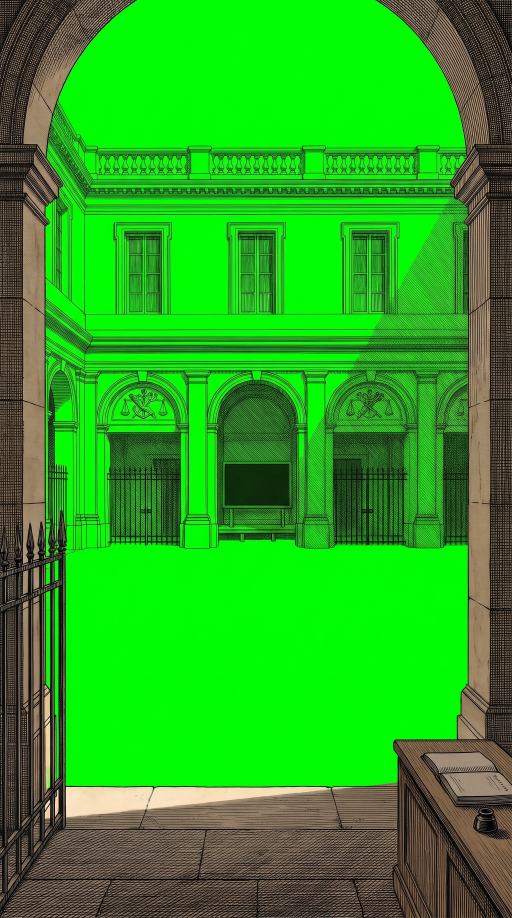
#> input picture bolumler/blanc-kardesler/storyboard-v2/hibrit-test/BORSA-katman-on-d4.png, 1536 x 2752 px (shown at 1/3 size)
$ python kalibrasyon_olcum.py ../bolumler/blanc-kardesler/storyboard-v2/hibrit-test/BORSA-katman-on-d4.png
#> lines starting #> are read from the running program, lines starting #| are printed output that depends on the picture; after the words box and inside, x2 and y2 are one past the last pixel; in counts of white or black regions, pixels touching at a corner belong together
#!/usr/bin/env python3
"""Kalibrasyon karesi renk ölçümü (CLAUDE.md Paris dersleri: sıcak piksel ≥ %14, p95 L* ≥ 75; imza nesnesi en parlak/doygun,
geri kalan L* ≤ 88, C* ≤ 28; kırmızı yalnız izinli bölgede). Lab D65, sRGB.

Kullanım:
  python3 -I tools/kalibrasyon_olcum.py <kare.png> [--imza x0,y0,x1,y1 ...] [--kirmizi x0,y0,x1,y1 ...] [--bolge ad=x0,y0,x1,y1 ...] [--json cikti.json]
  --imza     : imza nesnesi kutuları (banknot). Kutu içindeki AÇIK + NÖTR pikseller (L* ≥ 80, C* ≤ 11) imza sayılır; geri kalan ölçüm bunların DIŞINDA.
  --kirmizi  : kırmızıya izin verilen kutu (P07 çarpı). Dışında kırmızı (HSV ton ≤ 15° ya da ≥ 340°, s > .5, v > .3, Lab C* > 40) piksel sayılır.
  --bolge    : ek bölge raporu (ör. kapı şeridi): ortalama L*, C*, h, sıcak oranı.
Çıktı: tek satır özet + ayrıntı; --json ile makine okunur.
"""
import json, sys
import numpy as np
from PIL import Image


def lab(rgb):
    c = rgb.astype(np.float64) / 255.0
    c = np.where(c <= 0.04045, c / 12.92, ((c + 0.055) / 1.055) ** 2.4)
    M = np.array([[0.4124564, 0.3575761, 0.1804375], [0.2126729, 0.7151522, 0.0721750], [0.0193339, 0.1191920, 0.9503041]])
    xyz = c @ M.T / np.array([0.95047, 1.0, 1.08883])
    f = np.where(xyz > (6 / 29) ** 3, np.cbrt(xyz), xyz / (3 * (6 / 29) ** 2) + 4 / 29)
    L = 116 * f[..., 1] - 16
    a = 500 * (f[..., 0] - f[..., 1])
    b = 200 * (f[..., 1] - f[..., 2])
    return L, a, b


def kutu(s):
    return [int(float(v)) for v in s.split(",")]


def main():
    arg = sys.argv[1:]
    if not arg:
        print(__doc__); sys.exit(2)
    dosya = arg[0]
    imza, kirmizi, bolge, jcikti = [], [], [], None
    mod = None
    for a in arg[1:]:
        if a in ("--imza", "--kirmizi", "--bolge", "--json"):
            mod = a; continue
        if mod == "--imza": imza.append(kutu(a))
        elif mod == "--kirmizi": kirmizi.append(kutu(a))
        elif mod == "--bolge": ad, k = a.split("="); bolge.append((ad, kutu(k)))
        elif mod == "--json": jcikti = a
    im = np.asarray(Image.open(dosya).convert("RGB"))
#> im is the input picture: shape (2752, 1536, 3); mean R, G, B 41.6, 167.5, 31.7
    H, W = im.shape[:2]
#> H = 2752; W = 1536
    L, A, B = lab(im)
#> in lab, `a = 500 * (f[..., 0] - f[..., 1])`:
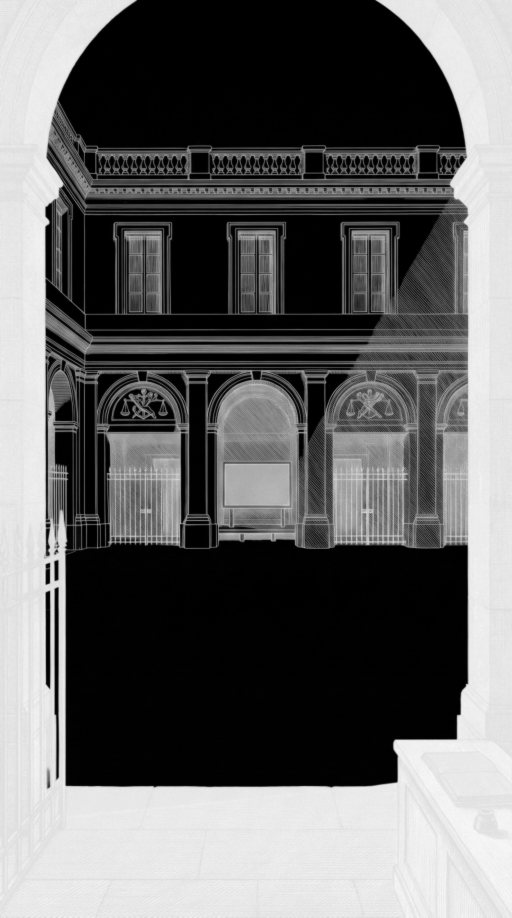
#> a: shape (2752, 1536) float64 (shown at 1/3 size); min -86.18, max 11.86, mean -46.69; drawn with min black and max white
    C = np.hypot(A, B)
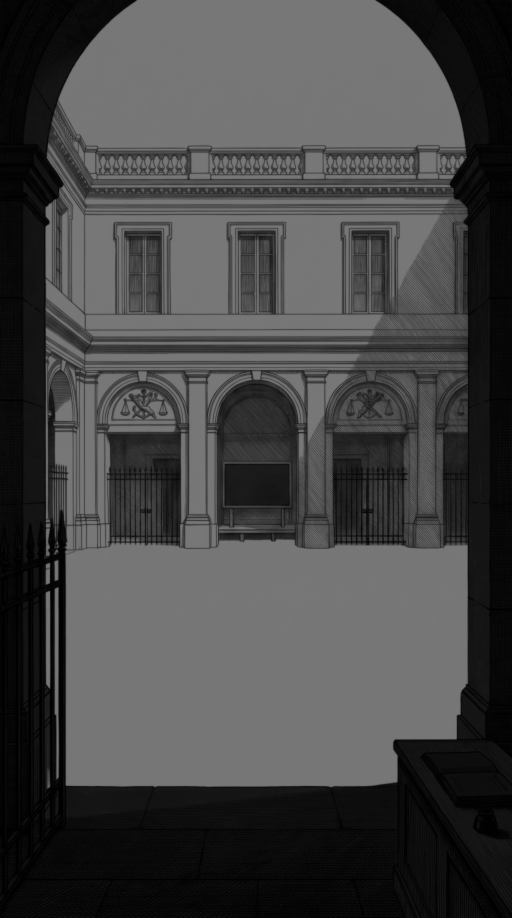
#> C: shape (2752, 1536) float64 (shown at 1/3 size); min 0, max 119.8, mean 69.4
    h = (np.degrees(np.arctan2(B, A)) + 360) % 360
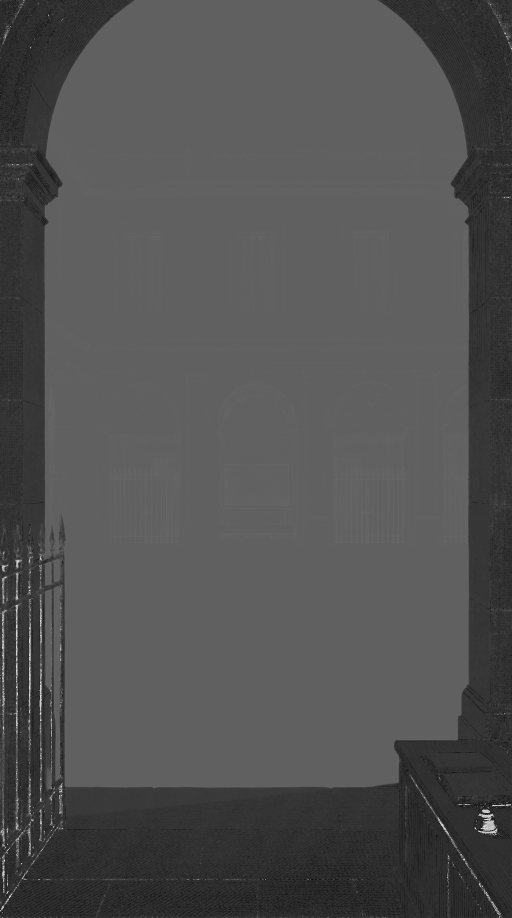
#> h: shape (2752, 1536) float64 (shown at 1/3 size); min 0, max 360, mean 115.8; drawn with min black and max white
    sicak = (h >= 20) & (h <= 80) & (C >= 10)
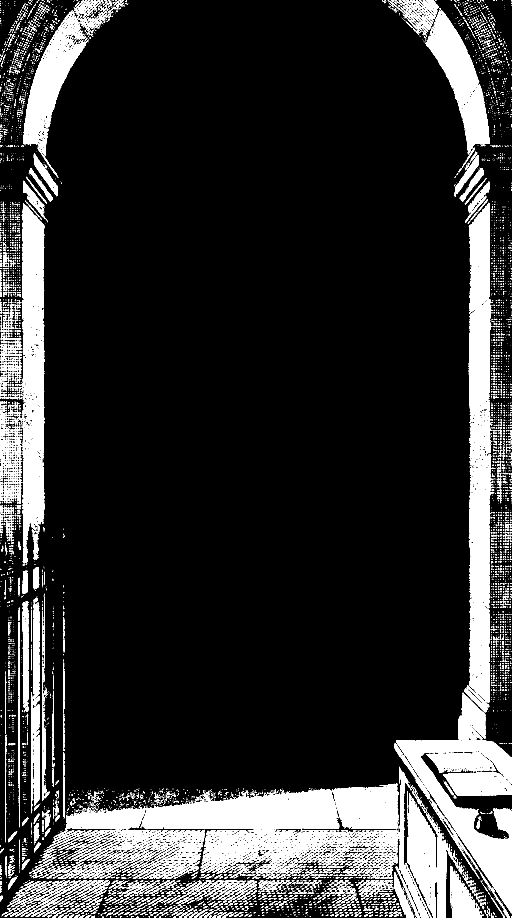
#> sicak: shape (2752, 1536) bool (shown at 1/3 size); 14.6% white; 7796 white regions (6297 under 20 px), largest, box (x1, y1, x2, y2) and area: (195, 2366, 1193, 2620) 94307, (1406, 608, 1471, 2108) 80302, (1188, 2220, 1536, 2740) 49919
    imzaM = np.zeros((H, W), bool)
    for x0, y0, x1, y1 in imza:
        sub = np.zeros((H, W), bool); sub[max(0, y0):y1, max(0, x0):x1] = True
        imzaM |= sub & (L >= 80) & (C <= 11)  # banknot kâğıdı: açık + nötr (V çekirdeği/ufuk ışıması C* ≥ 14)
#> imzaM: shape (2752, 1536) bool; every value is 0
    kirM = np.zeros((H, W), bool)
    for x0, y0, x1, y1 in kirmizi: kirM[max(0, y0):y1, max(0, x0):x1] = True
    # kırmızı: HSV tonu (Lab tonunda #b3261e ≈ 37° — sıcak turuncuyla karışır); ton ≤ 15° ya da ≥ 340°, doygunluk > .5, parlaklık > .3
    rgbf = im.astype(np.float64) / 255.0
    mx, mn = rgbf.max(-1), rgbf.min(-1)
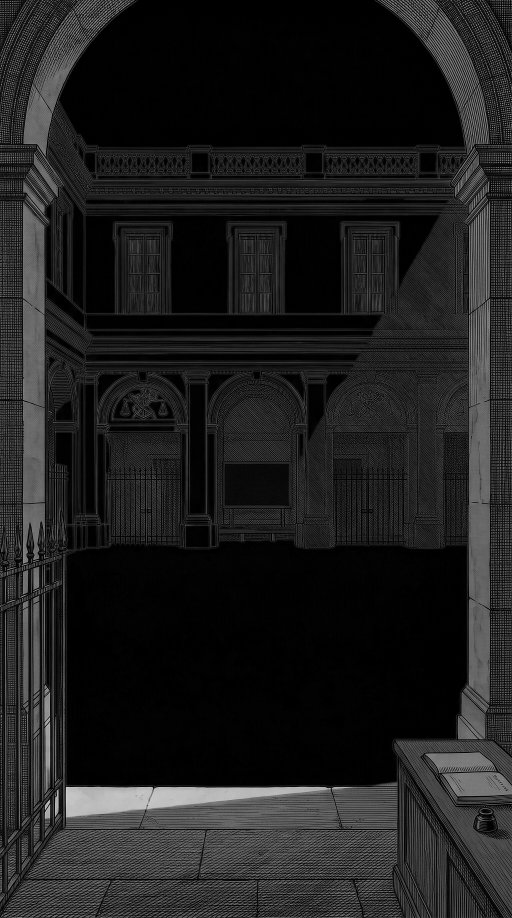
#> mn: shape (2752, 1536) float64 (shown at 1/3 size); min 0, max 0.91, mean 0.121
    sat = np.where(mx > 0, (mx - mn) / np.maximum(mx, 1e-6), 0)
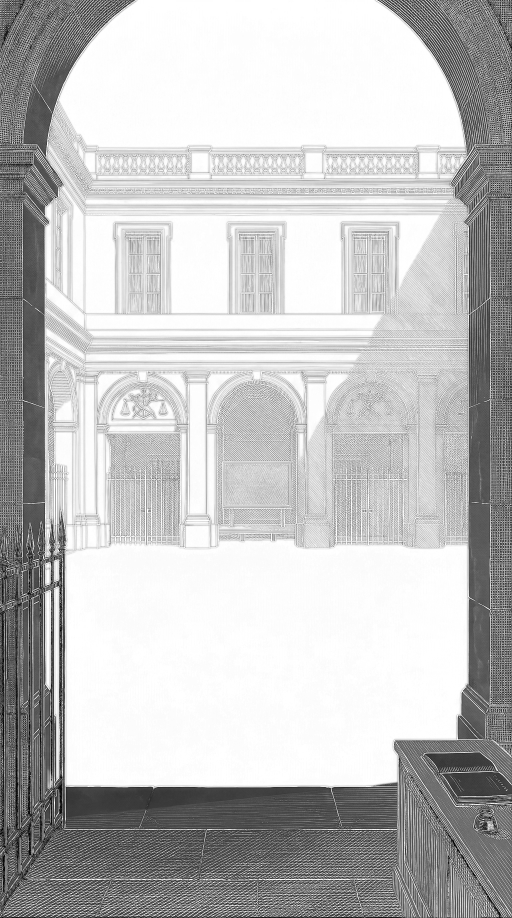
#> sat: shape (2752, 1536) float64 (shown at 1/3 size); min 0, max 1, mean 0.755
    hr = np.where(mx == rgbf[..., 0], ((rgbf[..., 1] - rgbf[..., 2]) / np.maximum(mx - mn, 1e-6)) % 6, 0) * 60
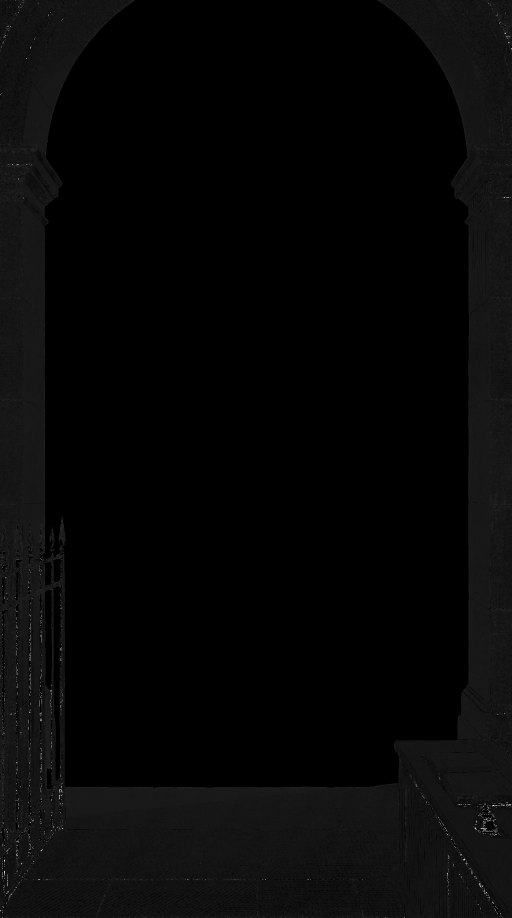
#> hr: shape (2752, 1536) float64 (shown at 1/3 size); min 0, max 354, mean 9.7; drawn with min black and max white
    kirmiziPx = (mx == rgbf[..., 0]) & ((hr <= 15) | (hr >= 340)) & (sat > 0.5) & (mx > 0.3) & (C > 40)  # C* > 40: koyu kahve dudak/gölge kırmızı sayılmaz
    dis = ~imzaM
#> dis: shape (2752, 1536) bool; every value is 1
    r = {
        "dosya": dosya,
        "sicak_yuzde": round(100 * sicak.mean(), 1),
        "p95_L": round(float(np.percentile(L, 95)), 1),
        "max_L_disari": round(float(L[dis].max()), 1),
        "p999_L_disari": round(float(np.percentile(L[dis], 99.9)), 1),
        "max_C_disari": round(float(C[dis & ~kirM].max()), 1),
        "p999_C_disari": round(float(np.percentile(C[dis & ~kirM], 99.9)), 1),
        "C28_ustu_px": int(((C > 28) & dis & ~kirM).sum()),
        "L88_ustu_px": int(((L > 88) & dis).sum()),
        "kirmizi_izinsiz_px": int((kirmiziPx & ~kirM).sum()),
        "kirmizi_izinli_px": int((kirmiziPx & kirM).sum()),
    }
    if imza:
        r["imza_px"] = int(imzaM.sum())
        r["imza_L_medyan"] = round(float(np.median(L[imzaM])), 1) if imzaM.any() else None
        r["imza_L_max"] = round(float(L[imzaM].max()), 1) if imzaM.any() else None
        r["imza_C_medyan"] = round(float(np.median(C[imzaM])), 1) if imzaM.any() else None
    for ad, (x0, y0, x1, y1) in bolge:
        s = (slice(max(0, y0), y1), slice(max(0, x0), x1))
        r[f"bolge:{ad}"] = {"L": round(float(L[s].mean()), 1), "C": round(float(C[s].mean()), 1), "h": round(float(h[s].mean()), 1), "sicak%": round(100 * float(sicak[s].mean()), 1)}
#> after the loop, r = 11 items
    ok = r["sicak_yuzde"] >= 14 and r["p95_L"] >= 75
#> ok = True
    print(f"{dosya}: sıcak %{r['sicak_yuzde']} · p95 L* {r['p95_L']} · dışarıda max L* {r['max_L_disari']} (p99.9 {r['p999_L_disari']}) · max C* {r['max_C_disari']} (p99.9 {r['p999_C_disari']}) · C*>28 px {r['C28_ustu_px']} · L*>88 px {r['L88_ustu_px']} · izinsiz kırmızı {r['kirmizi_izinsiz_px']} → genel ölçüt {'GEÇTİ' if ok else 'KALDI'}")
#> (printed output is left out)
    for k, v in r.items():
        if k.startswith("imza") or k.startswith("bolge") or k.startswith("kirmizi_izinli"): print(f"  {k}: {v}")
#> this loop made 11 passes
#> (k, v) on passes 2 to 11: ('sicak_yuzde', 14.6), ('p95_L', 87.7), ('max_L_disari', 98.2), ('p999_L_disari', 92.1), ('max_C_disari', 119.8), ('p999_C_disari', 119.7), ('C28_ustu_px', 2768641), ('L88_ustu_px', 33708), ('kirmizi_izinsiz_px', 0), ('kirmizi_izinli_px', 0)
#> k on pass 1: 'dosya'
#|   kirmizi_izinli_px: 0
    if jcikti:
        json.dump(r, open(jcikti, "w"), ensure_ascii=False, indent=1)


if __name__ == "__main__":
    main()
